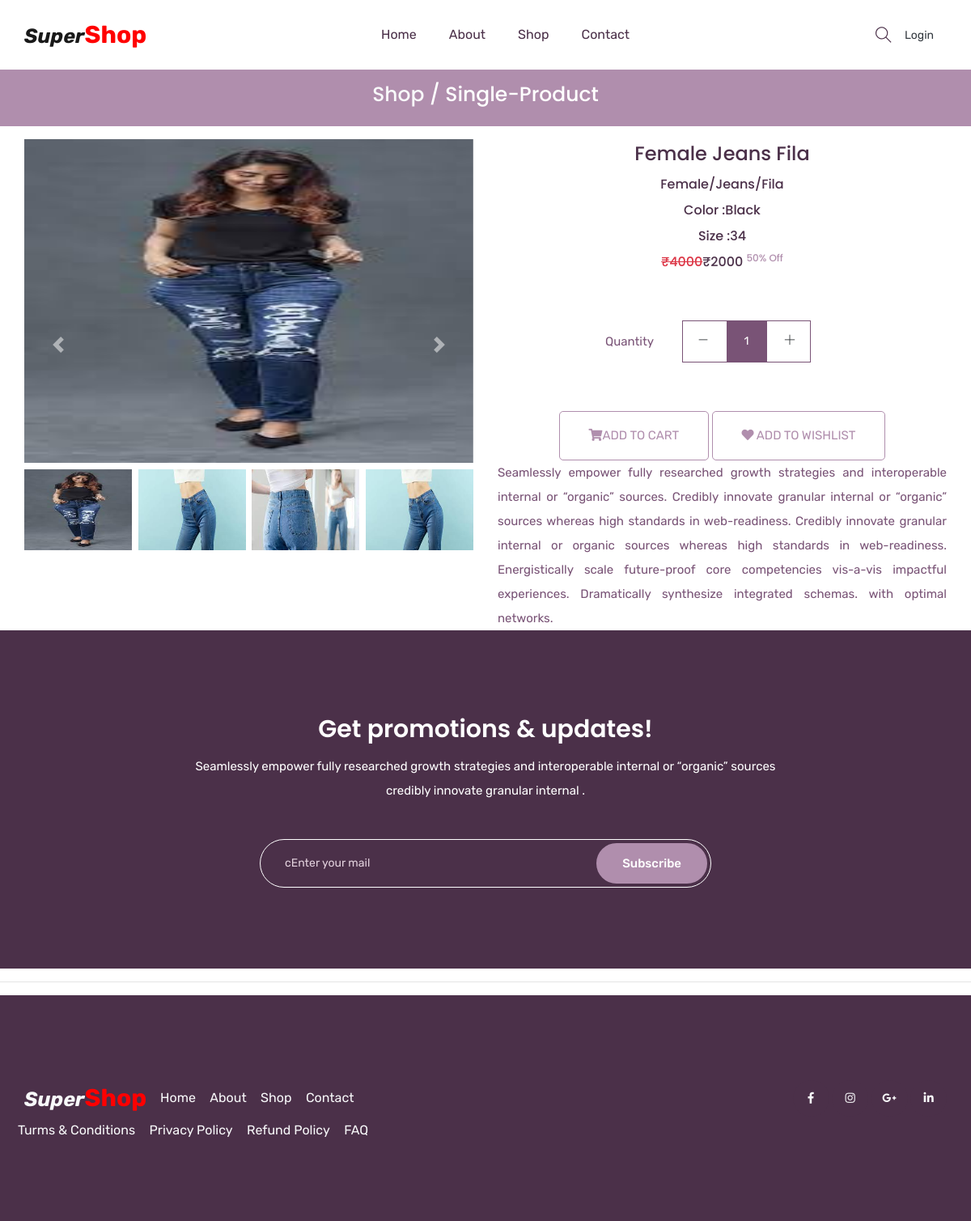
The app's page /single-product/12/ with its own data.
### mainApp/models.py (models this page shows, shortened)
class Product(models.Model):
    id =models.AutoField(primary_key=True)
    name =models.CharField(max_length=30)
    maincategory=models.ForeignKey(Maincategory,on_delete=models.CASCADE)
    subcategory=models.ForeignKey(Subcategory,on_delete=models.CASCADE)
    brand=models.ForeignKey(Brand,on_delete=models.CASCADE)
    baseprice=models.IntegerField()
    discount=models.IntegerField()
    finalprice=models.IntegerField()
    stock=models.IntegerField(default=True)
    color=models.CharField(max_length=30)
    size=models.CharField(max_length=10)
    description=models.TextField()
    pic1=models.ImageField(upload_to="upload/product",null=True,blank=True)
    pic2=models.ImageField(upload_to="upload/product",default=None,blank=True,null=True)
    pic3=models.ImageField(upload_to="upload/product",default=None,blank=True,null=True)
    pic4=models.ImageField(upload_to="upload/product",default=None,blank=True,null=True)

class Maincategory(models.Model):
    id =models.AutoField(primary_key=True)
    name =models.CharField(max_length=30,unique=True)

class Subcategory(models.Model):
    id =models.AutoField(primary_key=True)
    name =models.CharField(max_length=30)

class Brand(models.Model):
    id =models.AutoField(primary_key=True)
    name =models.CharField(max_length=30)
    pic =models.ImageField(upload_to="upload/brand")

### mainApp/views.py (the view)
# urls.py: path('single-product/<int:id>/',mainApp.single_productPage,name="single-product"),
def single_productPage(Request, id):
    product = Product.objects.get(id=id)
    return render(Request, 'single-product.html', {'product': product})

### mainApp/templates/single-product.html (shortened to what this page needs)
{% extends 'index.html' %}
{% load static %}
{% block body %}
<section class="breadcrumb_part">
  <div class="container">
    <div class="row">
      <div class="col-lg-12">
        <div class="breadcrumb_iner">
          <h2><a href="/shop/All/All/All" class="text-light">Shop</a> / Single-Product</h2>
        </div>
      </div>
    </div>
  </div>
</section>
<div class="product_list pt-3">
  <div class="container">
    <div class="row justify-content-center">
      <div class="col-md-6">
        <div id="carouselExampleIndicators" class="carousel slide" data-ride="carousel">
          <div class="carousel-inner">
            <div class="carousel-item active">
              <img src="{{product.pic1.url}}" style="height: 400px;width: 100%;" class="d-block w-100" alt="...">
            </div>
          </div>
          <div class="d-flex justify-content-between mt-2">
            <img src="{{product.pic1.url}}" data-target="#carouselExampleIndicators" data-slide-to="0" alt=""
              style="height: 100px;width: 24%;">
            <img src="{{product.pic2.url}}" data-target="#carouselExampleIndicators" data-slide-to="1" alt=""
              style="height: 100px;width: 24%;">
            <img src="{{product.pic3.url}}" data-target="#carouselExampleIndicators" data-slide-to="2" alt=""
              style="height: 100px;width: 24%;">
            <img src="{{product.pic4.url}}" data-target="#carouselExampleIndicators" data-slide-to="3" alt=""
              style="height: 100px;width: 24%;">
          </div>
          <a class="carousel-control-prev" href="#carouselExampleIndicators" role="button" data-slide="prev">
            <span class="carousel-control-prev-icon" aria-hidden="true"></span>
          </a>
          <a class="carousel-control-next" href="#carouselExampleIndicators" role="button" data-slide="next">
            <span class="carousel-control-next-icon" aria-hidden="true"></span>
          </a>
        </div>
      </div>
      <div class="col-md-6">
        <div class="single_product_text text-center">
          <h3>{{product.name}}</h3>
          <h5>{{product.maincategory.name}}/{{product.subcategory.name}}/{{product.brand.name}}</h5>
          <h5 class="">Color :{{product.color}}</h5>
          <h5 class="">Size :{{product.size}}</h5>
          <h5><del class="text-danger">&#8377;{{product.baseprice}}</del>&#8377;{{product.finalprice}}
            <sup>{{product.discount}}% Off</sup></h5>
          <form action="{% url 'add-to-cart' %}" method="post">
            <div class="card_area">
              <div class="product_count_area">
                <p>Quantity</p>
                <div class="product_count d-inline-block">
                  <span class="product_count_item inumber-decrement"> <i class="ti-minus"></i></span>
                  <input class="product_count_item input-number" type="text" name="qty" value="1" min="1">
                  <span class="product_count_item number-increment"> <i class="ti-plus"></i></span>
                </div>
              </div>
              <div class="add_to_cart">
                <button type="submit" class="btn_3"><i class="fa fa-shopping-cart"></i>Add to Cart</button>
                <a type="submit" class="btn_3" href="/add-to-wishlist/{{product.id}}"><i class="fa fa-heart"></i> Add to Wishlist</a>
              </div>
            </div>
          </form>
          <p class="text-justify">Seamlessly empower fully researched growth strategies and interoperable internal or
            “organic” sources.
            Credibly innovate granular internal or “organic” sources whereas high standards in web-readiness. Credibly
            innovate granular internal or organic sources whereas high standards in web-readiness. Energistically scale
            future-proof core competencies vis-a-vis impactful experiences. Dramatically synthesize integrated schemas.
            with optimal networks.</p>
        </div>
      </div>
    </div>
  </div>
</div>
<section class="subscribe_part section_padding">
  <div class="container">
    <div class="row justify-content-center">
      <div class="col-lg-8">
        <div class="subscribe_part_content">
          <h2>Get promotions & updates!</h2>
          <p>Seamlessly empower fully researched growth strategies and interoperable internal or “organic” sources
            credibly innovate granular internal .</p>
          <div class="subscribe_form">
            <input type="email" placeholder="cEnter your mail">
            <a href="#" class="btn_1">Subscribe</a>
          </div>
        </div>
      </div>
    </div>
  </div>
</section>
{% endblock %}

### mainApp/static/css/all.css (style rules this page uses)
.fa, .fas, .far, .fal, .fab { -moz-osx-font-smoothing: grayscale; -webkit-font-smoothing: antialiased; display: inline-block; font-style: normal; font-variant: normal; text-rendering: auto; line-height: 1; }
.fa-heart:before { content: "\f004"; }
.fa-shopping-cart:before { content: "\f07a"; }
.fa, .fas { font-family: 'Font Awesome 5 Free'; font-weight: 900; }

### records on screen
Product: pic1 (picture), pic2 (picture), pic3 (picture), pic4 (picture), name "Female Jeans Fila", maincategory.name "Female", subcategory.name "Jeans", brand.name "Fila", color "Black", size "34", baseprice "4000", finalprice "2000", discount "50"
